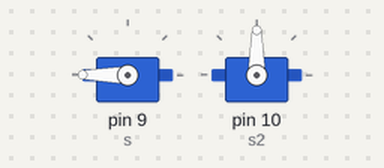
Simulated run of this sketch. Board: Arduino Uno, built with avr-gcc and run on an emulated ATmega328P. Parts: 2 × servo.

Above: at 0.05 s.
At 0.95 s:
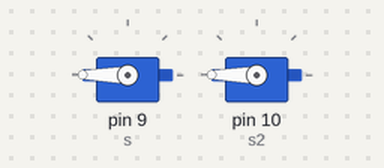
At 1.4 s:
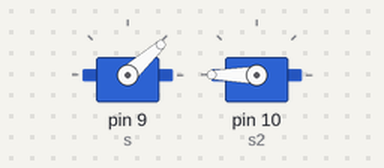
At 1.85 s:
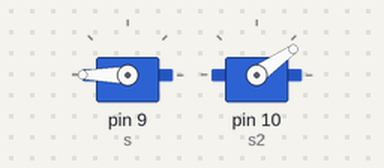
Timing chart, 0 to 4.3 s (numbered marks = the images above):
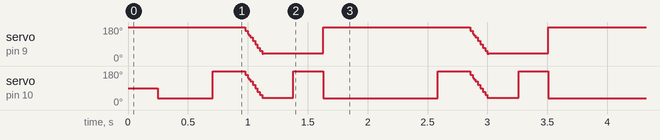

The sketch:

sketch_apr30a.ino
```cpp
#include <Servo.h>
Servo s;
Servo s2;
int pos=180;
int pos1=180;
int pos2=111;
void setup() {
s.attach(9);
s2.attach(10);

}

void loop() {
s.write(180);
delay(250);
s2.write(35);
delay(250);
s.write(180);
delay(205);
s2.write(180);
delay(250);
for(pos=180;pos>=38;pos-=1){
  s.write(pos);
  s2.write(pos);
  delay(1);
}
delay(10);
s.write(42);
delay(250);
s2.write(180);
delay(250);
 s.write(180);
 s2.write(35);
  delay(250);

}
```

Measured:
- by itself, servo on pin 9 (s): repeats every 1.9 s: 161° 0.02 s, 143° 0.01 s, 136° 0.01 s, 125° 0.02 s, 107° 0.02 s, 89° 0.02 s, 71° 0.02 s, 53° 0.02 s, 38° 0.01 s, 42° 0.50 s, 180° 1.2 s, 179° 0.02 s
- by itself, servo on pin 10 (s2): repeats every 1.9 s: 180° 0.25 s, 179° 0.02 s, 161° 0.02 s, 143° 0.01 s, 136° 0.01 s, 125° 0.02 s, 107° 0.02 s, 89° 0.02 s, 71° 0.02 s, 53° 0.02 s, 38° 0.26 s, 180° 0.25 s, 35° 0.96 s
